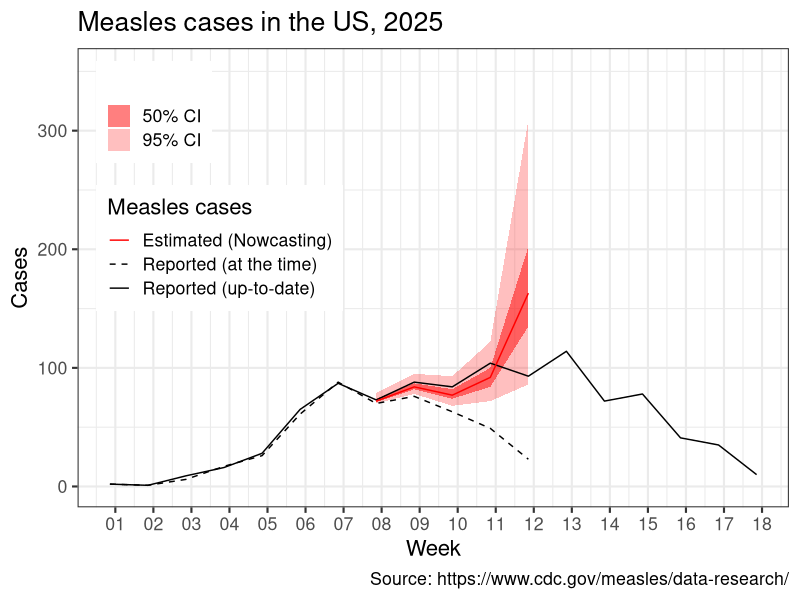
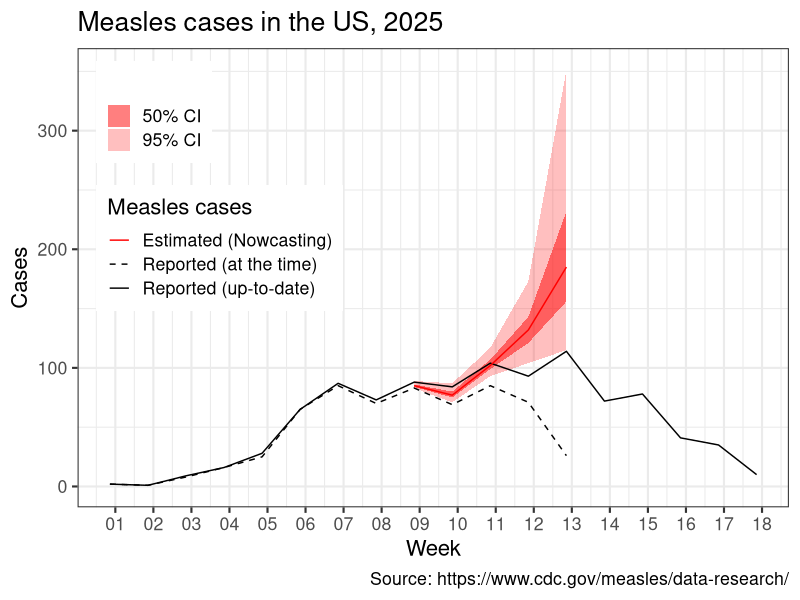
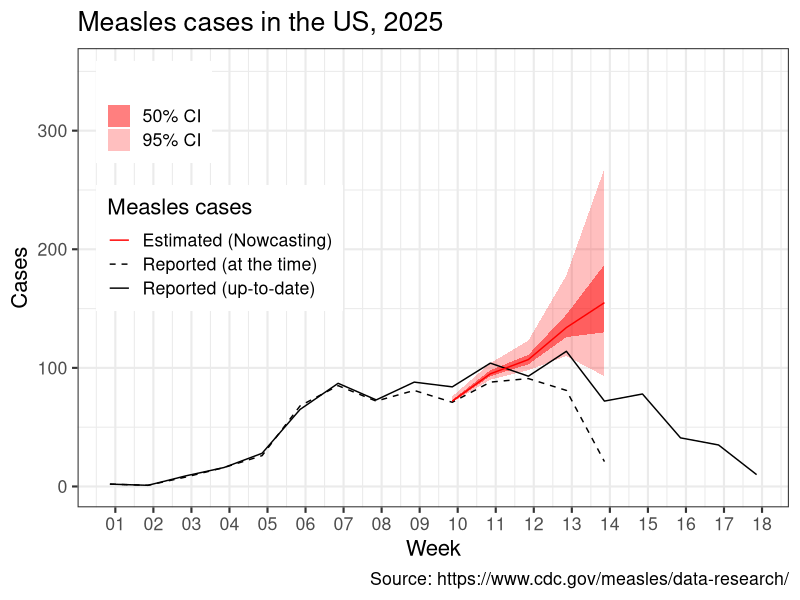
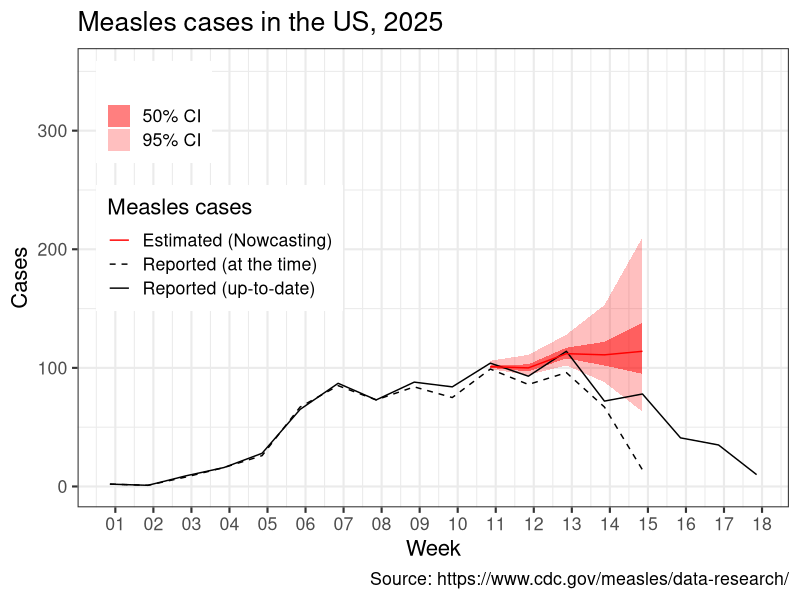
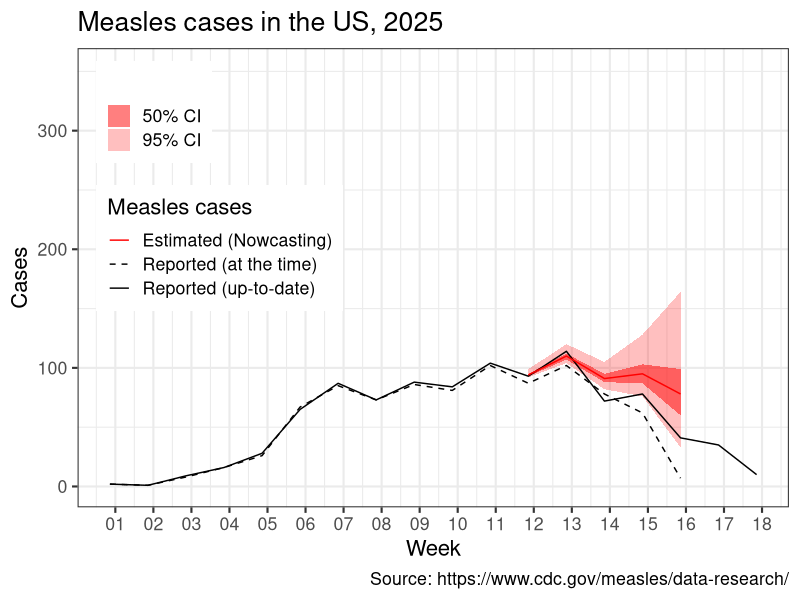
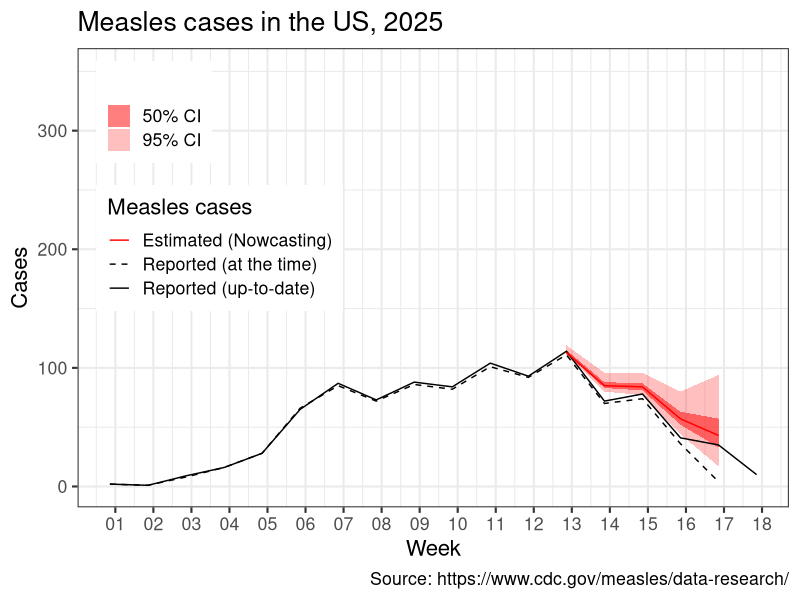
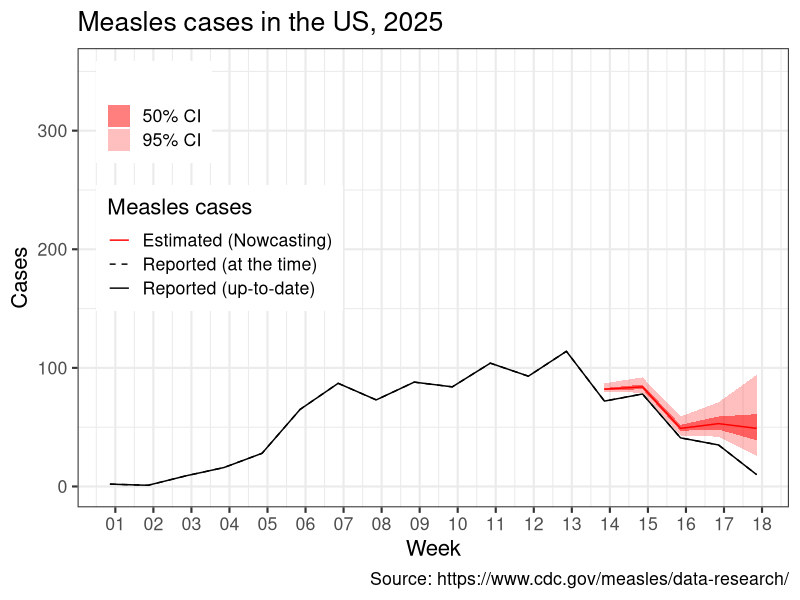
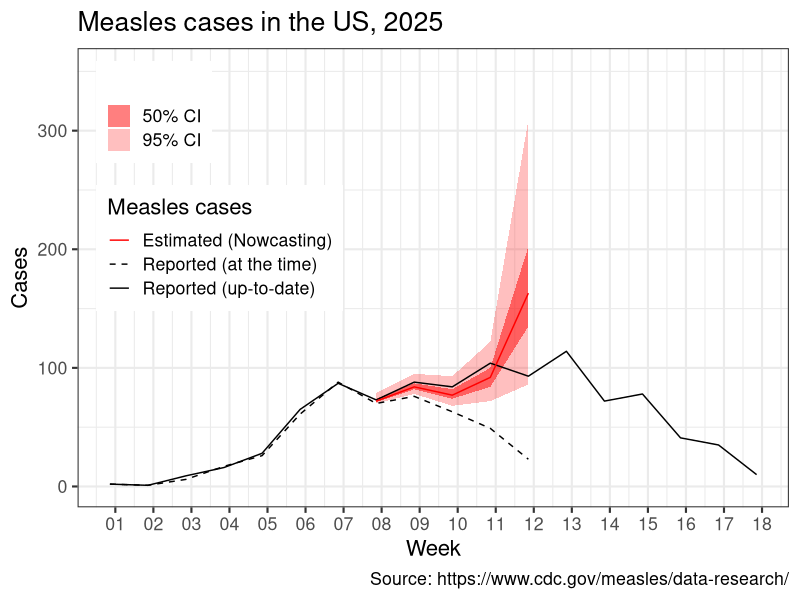

Write R code to recreate these figures, in order.
library(tidyverse)

week12 <- read_csv("output/week12.csv")
week13 <- read_csv("output/week13.csv")
week14 <- read_csv("output/week14.csv")
week15 <- read_csv("output/week15.csv")
week16 <- read_csv("output/week16.csv")
week17 <- read_csv("output/week17.csv")
week18 <- read_csv("output/week18.csv")

week <- list(week12,week13, week14, week15, week16, week17, week18)
K = length(week)
gg <- list()

g0 <- week[[K]] |> 
  ggplot(aes(x = week_start, y = cases))


for(k in 1:K){
  gg[[k]] <- g0 +  
    geom_ribbon(data = week[[k]], 
                mapping = aes(x = week_start, y = Median, 
                              ymin = LI, ymax = LS,
                              fill = "95% CI"), alpha = 0.25) + 
    geom_ribbon(data = week[[k]], 
                mapping = aes(x = week_start, y = Median, 
                              ymin = LIb, ymax = LSb,
                              fill = "50% CI"), alpha = 0.5) + 
    geom_line(aes(colour = "Reported (up-to-date)")) +
    geom_line(data = week[[k]], aes(colour = "Reported (at the time)"), linetype = "dashed") +
    geom_line(data = week[[k]], mapping = aes(x = week_start, y = Median, colour = "Estimated (Nowcasting)")) + 
    scale_x_date(date_breaks = "week", date_labels = "%U") +
    scale_color_manual(values = c( "red", "black", "black")) +
    scale_fill_manual(values = c("red", "red")) + 
    labs(
      title = "Measles cases in the US, 2025",
      x = "Week",
      y = "Cases",
      caption = "Source: https://www.cdc.gov/measles/data-research/", 
      fill = "",
      colour = "Measles cases"
    ) + 
    ylim(0,352) +
    theme_bw( base_size = 16)  +
    theme(legend.position = "inside", legend.position.inside = c(0.2, 0.70))
  
}

gg


# Gerando um gif no braco
pdf(file = "output/test.pdf", width=9.9, height=5.9)
gg
dev.off()


# convert -verbose -delay 50 -loop 0 -density 300 test.pdf file.gif
